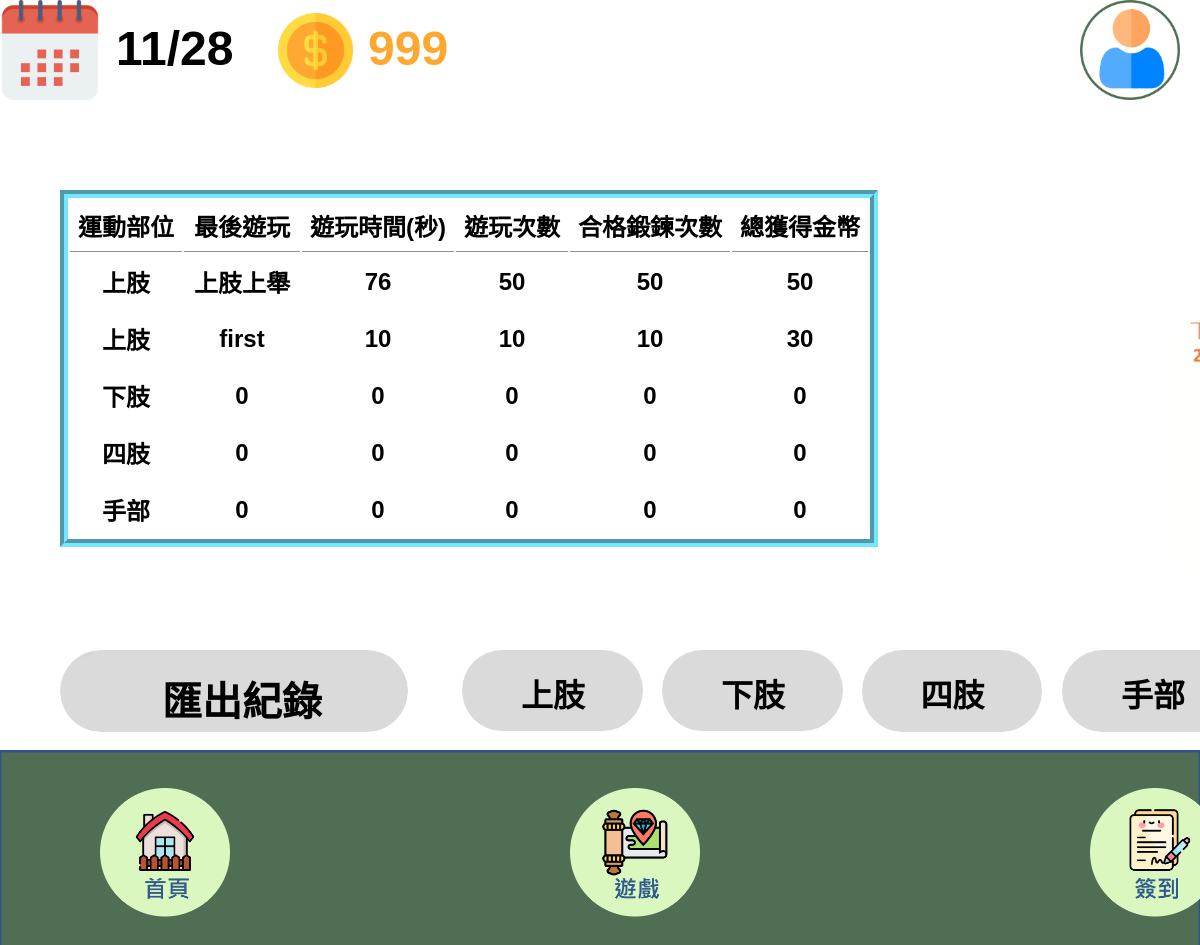
Page /紀錄 (signed in) on the earlier database version.
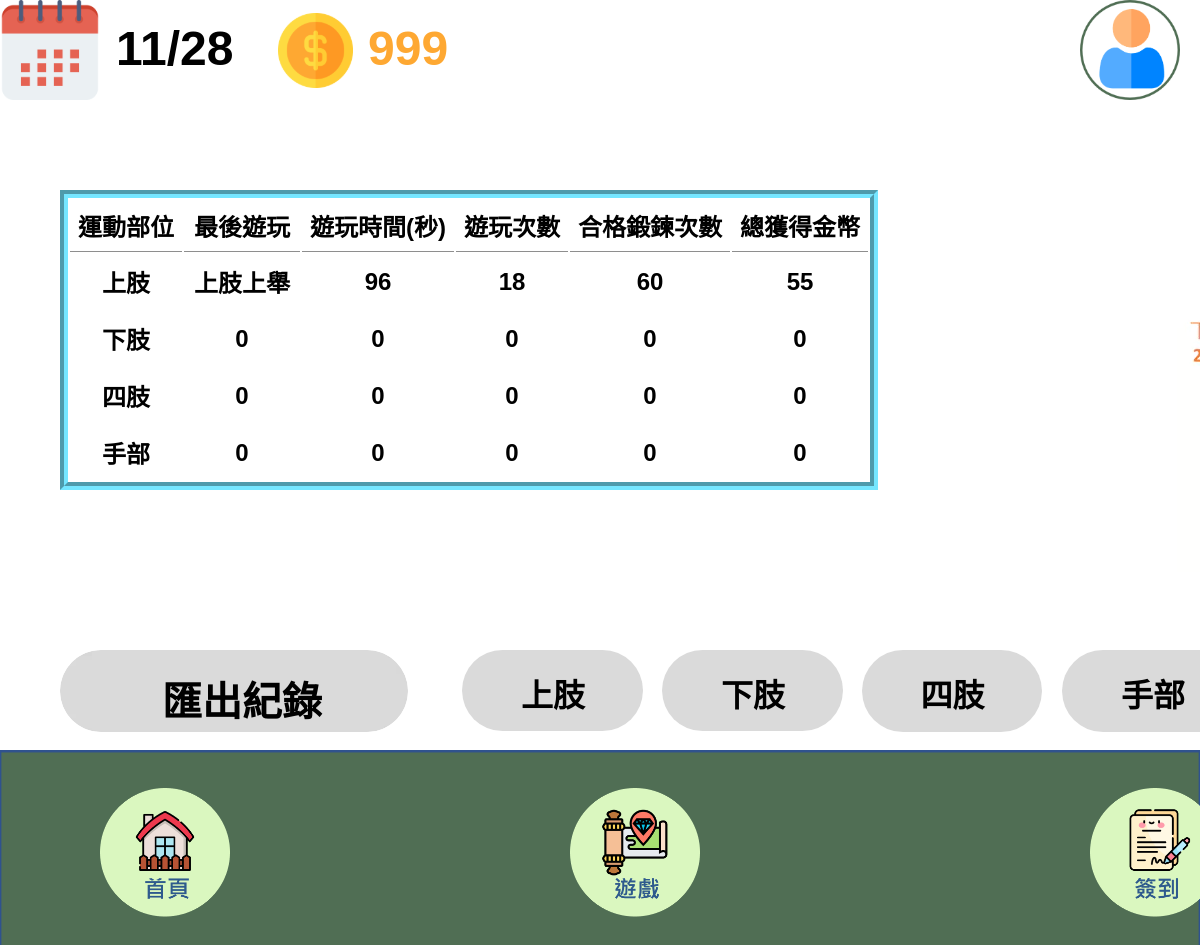
Same page on the later database version.
### w2/models.py (models this page shows)
class MetricsBase(models.Model):
    USER_UID = models.CharField(max_length=20)
    LastStage = models.CharField(max_length=20, default='0')
    TotalPlayTime = models.FloatField(default=0)
    TotalPlayCount = models.IntegerField(default=0)
    PassCount = models.IntegerField(default=0)
    TotalGetCoin = models.IntegerField(default=0)
    LastRecordId = models.CharField(max_length=20, default='0')
    class Meta:
        abstract = True

class ArmMetrics(MetricsBase):
    Arm_UID = models.CharField(max_length=30, unique=True)

class FootMetrics(MetricsBase):
    Foot_UID = models.CharField(max_length=30, unique=True)

class LimbMetrics(MetricsBase):
    Limb_UID = models.CharField(max_length=30, unique=True)

class HandMetrics(MetricsBase):
    Hand_UID = models.CharField(max_length=30, unique=True)

### w2/views.py (called while the page is built)
@login_required
def MetricsTable(request):
    arm_metrics_data = ArmMetrics.objects.all()
    foot_metrics_data = FootMetrics.objects.all()
    limb_metrics_data = LimbMetrics.objects.all()
    hand_metrics_data = HandMetrics.objects.all()
    return render(request, '紀錄.html', {
        'arm_metrics_data': arm_metrics_data,
        'foot_metrics_data': foot_metrics_data,
        'limb_metrics_data': limb_metrics_data,
        'hand_metrics_data': hand_metrics_data,
    })

### templates/紀錄.html (shortened to what the changed rows need)
{% load static %}
<!DOCTYPE html>
<html lang="zh-Hant">
  <head>
    <link rel="stylesheet" href="{% static 'css/style.css' %}" />
  </head>
  <body>
    <div>
      <link href="{% static 'css/紀錄.css' %}" rel="stylesheet" />
      <div class="component-紀錄1-container">
        <div class="component-紀錄1-frame">
          <div class="component-紀錄1-MetricsTable">
            <span>
              <table style="border: 8px #75e6ff groove" cellpadding="10">
                <tr>
                  <th>運動部位</th>
                  <th>最後遊玩</th>
                  <th>遊玩時間(秒)</th>
                  <th>遊玩次數</th>
                  <th>合格鍛鍊次數</th>
                  <th>總獲得金幣</th>
                </tr>
                {% for arm_metric in arm_metrics_data %}
                <tr>
                  <td>上肢</td>
                  <td>{{ arm_metric.LastStage }}</td>
                  <td>{{ arm_metric.TotalPlayTime|floatformat:"0" }}</td>
                  <td>{{ arm_metric.TotalPlayCount }}</td>
                  <td>{{ arm_metric.PassCount }}</td>
                  <td>{{ arm_metric.TotalGetCoin }}</td>
                </tr>
                {% endfor %}
                {% for foot_metric in foot_metrics_data %}
                <tr>
                    <td>下肢</td>
                    <td>{{ foot_metric.LastStage }}</td>
                    <td>{{ foot_metric.TotalPlayTime|floatformat:"0" }}</td>
                    <td>{{ foot_metric.TotalPlayCount }}</td>
                    <td>{{ foot_metric.PassCount }}</td>
                    <td>{{ foot_metric.TotalGetCoin }}</td>
                </tr>
                {% endfor %}
                {% for limb_metric in limb_metrics_data %}
                <tr>
                    <td>四肢</td>
                    <td>{{ limb_metric.LastStage }}</td>
                    <td>{{ limb_metric.TotalPlayTime|floatformat:"0" }}</td>
                    <td>{{ limb_metric.TotalPlayCount }}</td>
                    <td>{{ limb_metric.PassCount }}</td>
                    <td>{{ limb_metric.TotalGetCoin }}</td>
                </tr>
                {% endfor %}
                {% for hand_metric in hand_metrics_data %}
                <tr>
                    <td>手部</td>
                    <td>{{ hand_metric.LastStage }}</td>
                    <td>{{ hand_metric.TotalPlayTime|floatformat:"0" }}</td>
                    <td>{{ hand_metric.TotalPlayCount }}</td>
                    <td>{{ hand_metric.PassCount }}</td>
                    <td>{{ hand_metric.TotalGetCoin }}</td>
                </tr>
                {% endfor %}
              </table>
            </span>
          </div>
        </div>
      </div>
    </div>
  </body>
</html>

Differences in the rows shown:
removed ArmMetrics: LastStage "first", TotalPlayTime "10", TotalPlayCount "10", PassCount "10", TotalGetCoin "30"
changed ArmMetrics "上肢上舉": TotalPlayTime "76" → "96"; TotalPlayCount "50" → "18"; PassCount "50" → "60"; TotalGetCoin "50" → "55"
